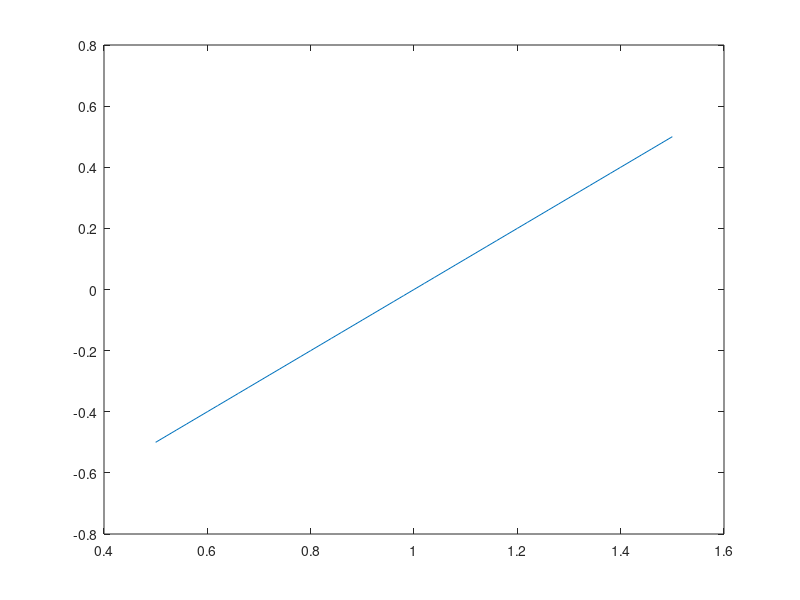

The MATLAB script that drew this image: (Note: this script raises an error after producing the figure.)
data = importdata('SNM_Read.csv'); % Change filename appropriately
vin = data(:,1);
vout = data(:,2);

vin1 = vin
vout1 = vout
vin2 = vout1
vout2 = vin1
% figure()
% plot(vin, vout);
% hold on; grid on;
%plot(vin1, vout1);

% P = InterX([vin';vout'],[vout';vin']); 
% plot(vin,vout,vout,vin,P(1,:),P(2,:),'ro')

maxdiagonal = 0;
distance = 0;

for loopvar = 1:length(vin1)
    %Creating 45 deg lines from each point
    x = linspace(vin2(loopvar)-0.5,vin2(loopvar)+0.5,length(vin2));
    y = linspace(vout2(loopvar)-0.5,vout2(loopvar)+0.5,length(vout2));
    plot(x,y);
    hold on
    
    P = InterX([x;y],[vin1';vout1']);
    plot(x,y,vin1,vout1,vin2,vout2,P(1,:),P(2,:),'ro')
    
    try
        %mypts = [x1 x2; y1 y2]
        mypts = [vin2(loopvar) P(1); vout2(loopvar) P(2)];
        distance = dist(mypts);
        distance = distance(2)
    catch
    end
    
    
    if(distance>maxdiagonal)
        maxdiagonal = distance;
        myx = vin2(loopvar);
        myy = vout2(loopvar);
    end
end
    
figure()
plot(vin1, vout1);
hold on; grid on;
plot(vin2, vout2);

x2 = myx + maxdiagonal*cosd(225)
y2 = myy + maxdiagonal*sind(225)
% x = linspace(myx,myx-0.5,length(vout));
% y = linspace(myy,myy-0.5,length(vin));
y = linspace(myx,x2,length(vout));
x = linspace(myy,y2,length(vin));
plot(x,y);
plot(x,x2);
plot(y2,y);
plot(x,myx);
plot(myy,y);
